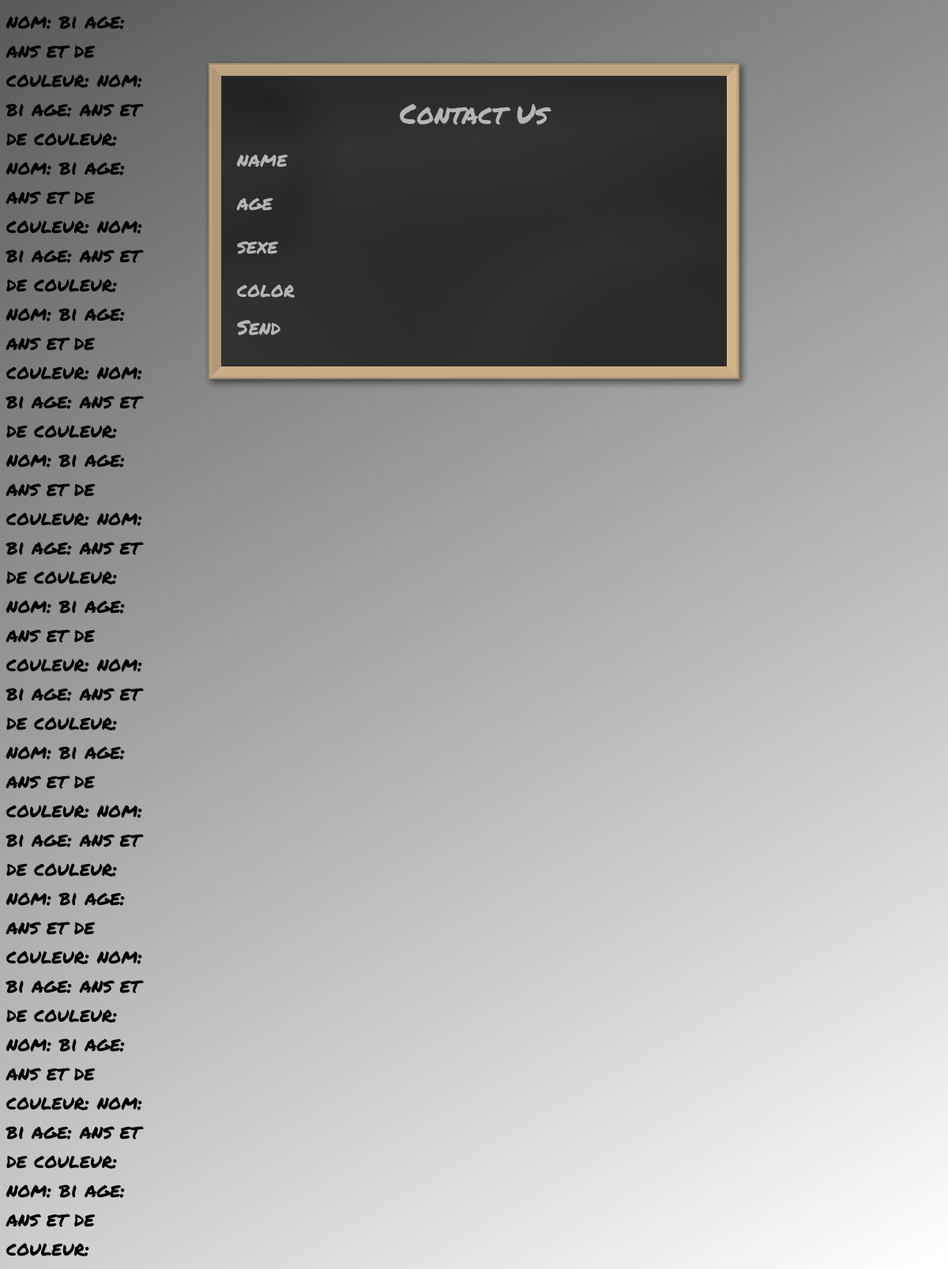
Page /Controlleur/index.php on the committed database.
### tables this page shows
CREATE TABLE `class_cat` (
  `id` int(11) NOT NULL,
  `name` varchar(15) NOT NULL,
  `age` int(30) NOT NULL,
  `sexe` varchar(10) NOT NULL,
  `color` varchar(255) NOT NULL
);

### Controlleur/index.php (called while the page is built, shortened)
<?php
require_once('../Model/classManagerCat.php');
$db = new PDO('mysql:host=localhost;dbname=Cat;charset=utf8','root','root');
$manager = new CatManager($db);
$cat=$manager->getCat();
  require('../Vue/form.php');

### Model/classManagerCat.php (called while the page is built, shortened)
<?php
class CatManager {
  private $_db;
  public function setDb(PDO $db) {
    $this->_db = $db;
  }
public function getCat()
  {
    $q = $this->_db->query('SELECT * FROM class_cat');
$donnees=$q->fetchAll();
  return $donnees;
  }
}

### Vue/form.php (the view, shortened to what this page needs)
<?php
require_once('header.php');
?>
<body>
  <div class="shade">
		<div class="blackboard">
				<form class="form" method='post'>
						<p>
								<label>name</label>
								<input type="text" name="name" />
						</p>
						<p>
								<label>age</label>
								<input type="text" name='age' />
						</p>
						<p>
								<label>sexe</label>
								<input type="text" name="sexe" />
						</p>
						<p>
								<label>color</label>
								<input type="text" name=color />
						</p>
						<p class="wipeout">
								<input type="submit" value="Send" />
						</p>
				</form>
		</div>
</div>
<div class="showcat">
<?php
foreach ($cat as $donnees) {
echo ('nom:'."\n");
echo $donnees['name'].("\n");
echo ('age:'. "\n");
echo ('ans et de couleur:'. "\n");
}
require_once('footer.php');
?>

### Vue/header.php (shortened to what this page needs)
<!DOCTYPE html>
<html >
<head>
  <link rel="stylesheet" href="https://cdnjs.cloudflare.com/ajax/libs/meyer-reset/2.0/reset.min.css">
<link rel="stylesheet" href="../Vue/css/style.css">
</head>

### Vue/footer.php (shortened to what this page needs)
</body>
</html>

### Vue/css/style.css (style rules this page uses)
body { height: 100%; background: url(https://s3-us-west-2.amazonaws.com/s.cdpn.io/50598/concrete-wall-background.jpg) center center fixed; background-size: cover; }
.shade { overflow: auto; position: absolute; top: 0; left: 0; bottom: 0; right: 0; background-image: linear-gradient( 150deg, rgba(0, 0, 0, 0.65), transparent); }
.blackboard { position: relative; width: 640px; margin: 7% auto; border: tan solid 12px; border-top: #bda27e solid 12px; border-left: #b19876 solid 12px; border-bottom: #c9ad86 solid 12px; box-shadow: 0px 0px 6px 5px rgba(58, 18, 13, 0), 0px 0px 0px 2px #c2a782, 0px 0px 0px 4px #a58e6f, 3px 4px 8px 5px rgba(0, 0, 0, 0.5); background-image: radial-gradient( circle at left 30%, rgba(34, 34, 34, 0.3), rgba(34, 34, 34, 0.3) 80px, rgba(34, 34, 34, 0.5) 100px, rgba(51, 51, 51, 0.5) 160px, rgba(51, 51, 51, 0.5)), linear-gradient( 215deg, transparent, transparent 100px, #222 260px, #222 320px, transparent), radial-gradient( circle at right, #111, rgba(51, 51, 51, 1)); background-color: #333; }
.blackboard:before { box-sizing: border-box; display: block; position: absolute; width: 100%; height: 100%; background-image: linear-gradient( 175deg, transparent, transparent 40px, rgba(120, 120, 120, 0.1) 100px, rgba(120, 120, 120, 0.1) 110px, transparent 220px, transparent), linear-gradient( 200deg, transparent 80%, rgba(50, 50, 50, 0.3)), radial-gradient( ellipse at right bottom, transparent, transparent 200px, rgba(80, 80, 80, 0.1) 260px, rgba(80, 80, 80, 0.1) 320px, transparent 400px, transparent); border: #2c2c2c solid 2px; content: "Contact Us"; font-family: 'Permanent Marker', cursive; font-size: 2.2em; color: rgba(238, 238, 238, 0.7); text-align: center; padding-top: 20px; }
.form { padding: 70px 20px 20px; }
p { position: relative; margin-bottom: 1em; }
label { vertical-align: middle; font-family: 'Permanent Marker', cursive; font-size: 1.6em; color: rgba(238, 238, 238, 0.7); }
input, textarea { vertical-align: middle; padding-left: 10px; background: none; border: none; font-family: 'Permanent Marker', cursive; font-size: 1.6em; color: rgba(238, 238, 238, 0.8); line-height: .6em; outline: none; }
input[type="submit"] { cursor: pointer; color: rgba(238, 238, 238, 0.7); line-height: 1em; padding: 0; }
.showcat { display: flex; width: 15%; flex-direction: column; font-family: 'Permanent Marker', cursive; font-size: 1.6em; }

### rows in the picture
class_cat: name "bi"
class_cat: name "bi"
class_cat: name "bi"
class_cat: name "bi"
class_cat: name "bi"
class_cat: name "bi"
class_cat: name "bi"
class_cat: name "bi"
class_cat: name "bi"
class_cat: name "bi"
class_cat: name "bi"
class_cat: name "bi"
class_cat: name "bi"
class_cat: name "bi"
class_cat: name "bi"
class_cat: name "bi"
class_cat: name "bi"
